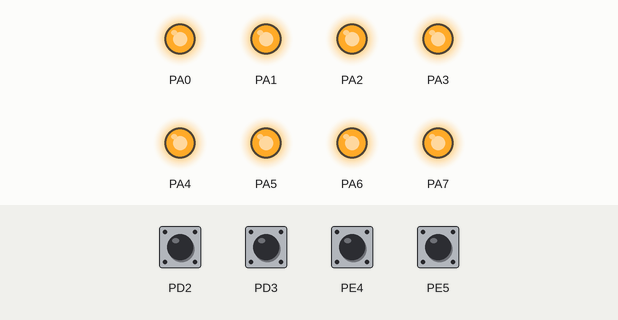
A program run on a simulated ATmega128, built with avr-gcc and emulated at 16 MHz. On the bench: output pins drawn as LEDs (lit = HIGH). The inputs (shaded band) are chosen by the test bench; at power-on: PD2, PD3, PE4, PE5 HIGH.

Above: at 1.8 s.
1.9 s: PD2 pulled LOW for 0.6 s
At 3.06 s:
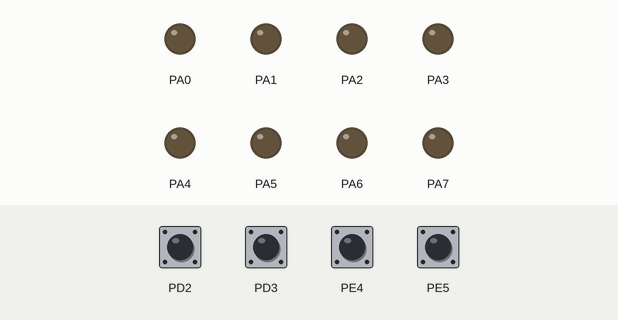
5.4 s: PE4 pulled LOW for 0.6 s
At 5.9 s:
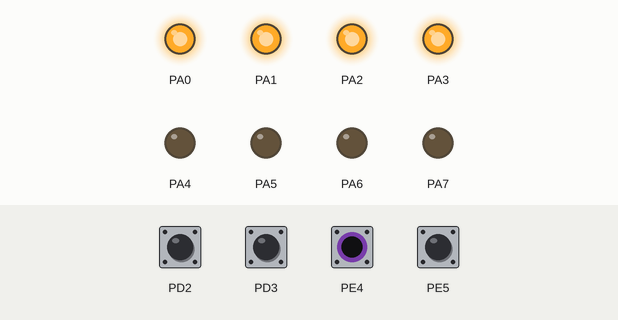
8.9 s: PE5 pulled LOW for 0.6 s
At 9.25 s:
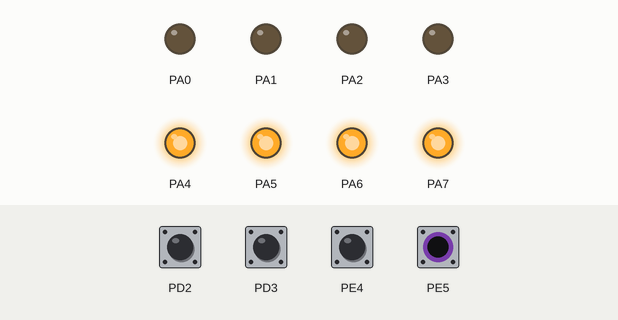
Timing chart, 0 to 18.4 s (numbered marks = the images above; inputs shaded):
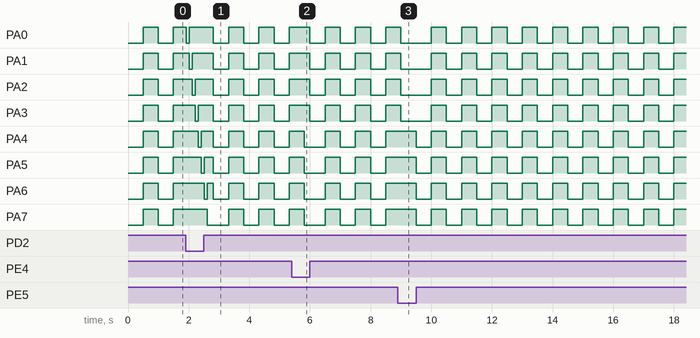

Measured:
- by itself, PA0–3: repeats every 1.0 s: HIGH 0.50 s, LOW 0.50 s
- by itself, PA4–7: alternates HIGH for 0.50 s and LOW for 0.50 s

The program:

main.c
```c
/*
 * Day01_Task02.c
 *
 * Created: 2026-07-29 오전 10:46:37
 * Author : hojin
 */

#define F_CPU 16000000

#include <avr/io.h>
#include <avr/interrupt.h>
#include <util/delay.h>

ISR(INT2_vect) // ISR(INTX_vect) {}  << 인터럽트 지정
{
	_delay_ms(15);

	if((PIND & (1<<PIND2))!=0)
	{
		EIFR = ( 1<< INTF2);
		return;
	}

	for (int i = 0; i < 8; i++)
	{
		PORTA = ~(1<<i); // 포트A의 i번째'만' 1
		_delay_ms(100);
	}
}

ISR(INT3_vect)
{
	_delay_ms(15);

	if((PIND & (1<<PIND3))!=0)
	{
		EIFR = ( 1<< INTF3);
		return;
	}

	for (int i = 7; 0 <= i; i--)
	{
		PORTA = ~(1<<i);
		_delay_ms(100);

	}
}

int main(void)
{
    /* Replace with your application code */
	DDRA = 0xFF;
	DDRD = 0x00; // D2 -> SW 1번, D3 -> 2번
	DDRE = 0x00; // E4 -> 3번, E5 -> 4번 (INT2, 3, 4, 5 순)

	PORTD |= (1 << PIND2) | (1 << PIND3);
	PORTE |= (1 << PINE4) | (1 << PINE5);

	EICRA |= (1 << ISC21) | (1 << ISC31); // INT0~3 -> EICRA, 4~7 -> B

	EIMSK = (1 << INT2) | (1 << INT3); // 개별 인터럽트 허용

	sei(); // 인터럽트 활성화

    while (1)
    {
			if(((PINE & (1 << PINE4)) == 0) && ((PINE & (1 << PINE5)) == 0))
			{
				PORTA = ~0xFF;
			}
			else if((PINE & (1 << PINE4)) == 0)
			{
				PORTA = ~0xF0; // 1111 0000
			}
			else if((PINE & (1 << PINE5)) == 0)
			{
				PORTA = ~0x0F; // 1111 0000
			}
			else
			{
				PORTA = 0x00;
				_delay_ms(500);

				PORTA = 0xFF;
				_delay_ms(500);
			}
	}
}
```
